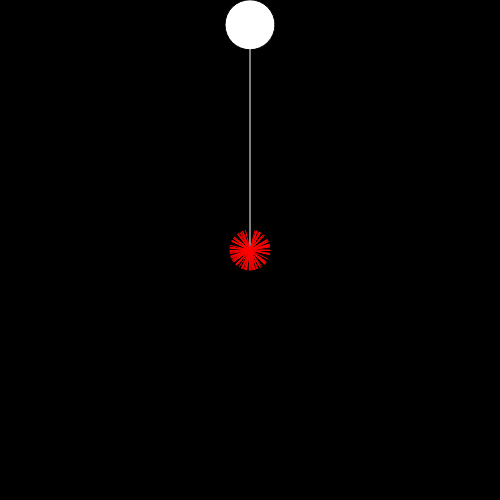
Frame 1 (no input)
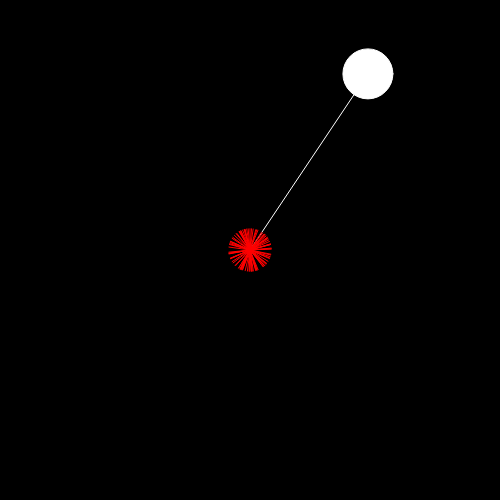
Frame 60 (no input)
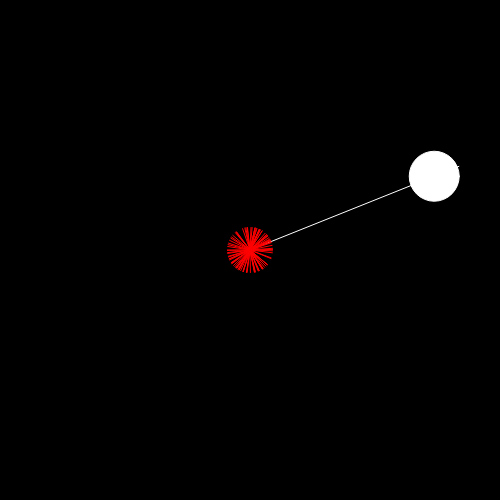
Frame 120 (the mouse pressed at the canvas centre since frame 60)

The p5.js sketch that drew these frames (run headless with seeded random() and noise() and a simulated clock; from frame 60 on, the mouse is pressed at the canvas centre):

// p5.js sketch
// ── sketch.js

var myPoint;
var myPoints;
var pos;
var move;


function setup() {

    createCanvas(500, 500);

    myPoint = createVector(0, -450)
    myPoint.mult(0.5)

    myPoints = [];

    for (let i = 0; i < 100; i++) {
        var point = createVector(
            random(-width / 2, width / 2),
            random(-height / 2, height / 2)
        )
        point.normalize()
        point.mult(20)
        myPoints.push(point)
    }

    pos = 1;
    move = 0.001;

}

function draw() {

    background(0, 0, 0);

    translate(width / 2, height / 2);

    if (pos > 1 || pos < 0) move *= -1;

    pos += move;

    var v = p5.Vector.mult(myPoint, pos)

    fill(255)
    ellipse(v.x, v.y, 50)

    stroke(255)
    line(0, 0, myPoint.x, myPoint.y)
    myPoint.rotate(0.01)

    push()
    myPoints.forEach(value => {
        stroke('red')
        value.mult(1.001)
        value.rotate(random(0, 2 * PI))
        line(0, 0, value.x, value.y)
    })
    pop()

}

function keyPressed() {

}
